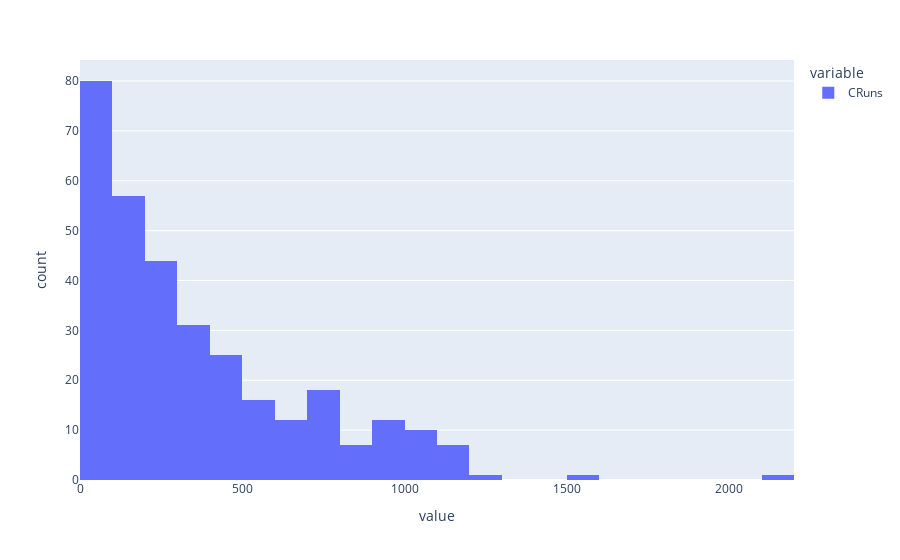

Notebook source saved alongside this figure:
### Markdown cell above
`CRuns` is career runs, and is highly skewed:

- with `px` do `histogram` using
    - `dataframe[` `"CRuns"` `]`

### Code cell
px.histogram(dataframe['CRuns'])

#<xml xmlns="https://developers.google.com/blockly/xml"><variables><variable id="zZmWV$gHDceKnNTL0qJD">px</variable><variable id="/z]X|sEpLfH7ip{3^4{[">dataframe</variable></variables><block type="varDoMethod" id=";3XBa2S8*(1iI?altE[v" x="-115" y="207"><mutation items="1"></mutation><field name="VAR" id="zZmWV$gHDceKnNTL0qJD">px</field><field name="MEMBER">histogram</field><data>px:histogram</data><value name="ADD0"><block type="indexer" id="ZQGGecy}9v^qC^zH#438"><field name="VAR" id="/z]X|sEpLfH7ip{3^4{[">dataframe</field><value name="INDEX"><block type="text" id=":5!?d_2r8:.l]OVh|M|M"><field name="TEXT">CRuns</field></block></value></block></value></block></xml>

### Figure 1 — Plotly figure (JSON) as saved in the notebook; plotly's stock layout.template omitted (floating-point values rounded to 4 significant figures; data arrays with more than 128 entries replaced by an {"elided": "..."} marker saying what was removed)
{"data": [{"bingroup": "x", "hovertemplate": "variable=CRuns<br>value=%{x}<br>count=%{y}<extra></extra>", "legendgroup": "CRuns", "marker": {"color": "#636efa", "pattern": {"shape": ""}}, "name": "CRuns", "orientation": "v", "showlegend": true, "type": "histogram", "x": {"elided": "322 int values"}, "xaxis": "x", "yaxis": "y"}], "layout": {"barmode": "relative", "legend": {"title": {"text": "variable"}, "tracegroupgap": 0}, "margin": {"t": 60}, "xaxis": {"anchor": "y", "domain": [0, 1], "title": {"text": "value"}}, "yaxis": {"anchor": "x", "domain": [0, 1], "title": {"text": "count"}}}}
